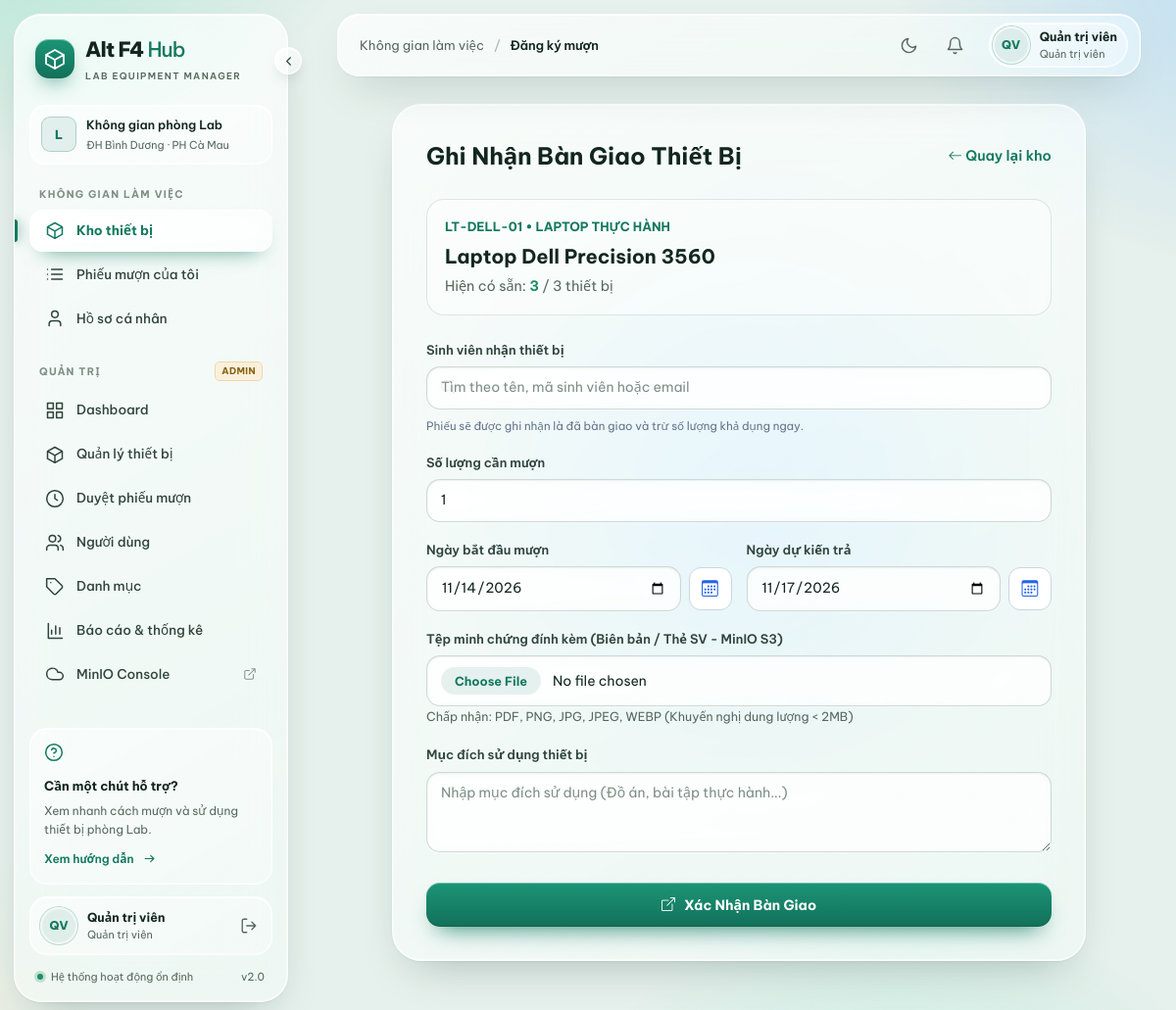
The page /borrow.php?device_id=3 (signed in) on the database its author committed.
### tables this page shows
CREATE TABLE IF NOT EXISTS users (
    id INT AUTO_INCREMENT PRIMARY KEY,
    fullname VARCHAR(100) NOT NULL,
    student_code VARCHAR(20) UNIQUE,
    email VARCHAR(100) UNIQUE NOT NULL,
    password VARCHAR(255) NOT NULL,
    role ENUM('admin', 'student') DEFAULT 'student',
    created_at TIMESTAMP DEFAULT CURRENT_TIMESTAMP
);

CREATE TABLE IF NOT EXISTS devices (
    id INT AUTO_INCREMENT PRIMARY KEY,
    category_id INT NOT NULL,
    code VARCHAR(50) UNIQUE NOT NULL,
    name VARCHAR(150) NOT NULL,
    quantity INT NOT NULL DEFAULT 0,
    available_qty INT NOT NULL DEFAULT 0,
    location VARCHAR(255) NOT NULL DEFAULT 'Phòng Lab CNTT',
    status ENUM('good', 'maintenance', 'broken', 'decommissioned') NOT NULL DEFAULT 'good',
    description TEXT,
    image_key VARCHAR(255) NULL,
    manual_doc_key VARCHAR(255) NULL,
    FOREIGN KEY (category_id) REFERENCES categories(id) ON DELETE RESTRICT
);

CREATE TABLE IF NOT EXISTS categories (
    id INT AUTO_INCREMENT PRIMARY KEY,
    name VARCHAR(100) NOT NULL,
    description TEXT
);

### src/config.php (called while the page is built, shortened)
<?php
function checkLogin() {
    $userId = (int)($_SESSION['user']['id'] ?? 0);
    $stmt = $GLOBALS['pdo']->prepare('SELECT id, fullname, student_code, email, role FROM users WHERE id = ?');
    $stmt->execute([$userId]);
}

### src/borrow.php (the view, shortened to what this page needs)
<?php
require_once 'config.php';
checkLogin();
$isAdmin = ($_SESSION['user']['role'] === 'admin');
$deviceId = (int)($_GET['device_id'] ?? 0);
$stmt = $pdo->prepare("SELECT d.*, c.name as category_name FROM devices d JOIN categories c ON d.category_id = c.id WHERE d.id = ?");
$stmt->execute([$deviceId]);
$device = $stmt->fetch();
$success = '';
$today = date('Y-m-d');
$selectedStudent = null;
?>
<!DOCTYPE html>
<html lang="vi">
<head>
    <?php include __DIR__ . '/head.php'; ?>
</head>
<body>
<?php include __DIR__ . '/navbar.php'; ?>
<main class="container narrow">
<div class="form-card">
    <div style="display: flex; justify-content: space-between; align-items: center; margin-bottom: 25px;">
        <h2 style="font-weight: 700; font-size: 1.5rem; margin: 0;"><?= $isAdmin ? 'Ghi Nhận Bàn Giao Thiết Bị' : 'Phiếu Mượn Thiết Bị' ?></h2>
        <a data-return href="/device_detail.php?id=<?= $deviceId ?>" style="color: var(--accent); text-decoration: none; font-size: 0.9rem; font-weight: 600;">
            <i class="bi bi-arrow-left"></i> Quay lại kho
        </a>
    </div>
    <?php if ($success): ?>
        <div class="alert alert-success">
            <i class="bi bi-check-circle-fill me-1"></i> <?= htmlspecialchars($success) ?><br><br>
            <a href="<?= $isAdmin ? '/admin/requests.php?status=approved' : '/my_borrows.php' ?>" style="color: #065F46; font-weight: bold;"><?= $isAdmin ? 'Xem danh sách thiết bị đang cho mượn' : 'Xem danh sách phiếu mượn của bạn' ?> &rarr;</a>
        </div>
    <?php else: ?>
    <div style="background: rgba(255,255,255,0.6); padding: 18px; border-radius: 18px; margin-bottom: 25px; border: 1px solid rgba(255,255,255,0.8);">
        <div style="font-size: 0.8rem; color: var(--accent); font-weight: 700; text-transform: uppercase;">
            <?= htmlspecialchars($device['code']) ?> • <?= htmlspecialchars($device['category_name']) ?>
        </div>
        <div style="font-size: 1.25rem; font-weight: 700; margin: 4px 0;"><?= htmlspecialchars($device['name']) ?></div>
        <div style="font-size: 0.9rem; color: #64748B;">
            Hiện có sẵn: <strong style="color: #059669;"><?= $device['available_qty'] ?></strong> / <?= $device['quantity'] ?> thiết bị
        </div>
    </div>
    <form method="POST" enctype="multipart/form-data">
        <?php if ($isAdmin): ?>
            <div class="form-group">
                <label for="student-search">Sinh viên nhận thiết bị</label>
                <div class="student-picker">
                    <div class="student-search-wrap" id="student-search-wrap" <?= $selectedStudent ? 'hidden' : '' ?>>
                        <i class="bi bi-search student-search-icon" aria-hidden="true"></i>
                        <input type="search" id="student-search" class="form-control" placeholder="Tìm theo tên, mã sinh viên hoặc email" autocomplete="off" aria-autocomplete="list" aria-controls="student-results" aria-expanded="false" <?= $selectedStudent ? '' : 'required' ?>>
                    </div>
                </div>
                <small style="display:block; margin-top:8px; color:#64748B">Phiếu sẽ được ghi nhận là đã bàn giao và trừ số lượng khả dụng ngay.</small>
            </div>
        <?php endif; ?>
        <div class="form-group">
            <label>Số lượng cần mượn</label>
            <input type="number" name="quantity" class="form-control" min="1" max="<?= $device['available_qty'] ?>" value="1" required>
        </div>
        <div style="display: grid; grid-template-columns: 1fr 1fr; gap: 15px;">
            <div class="form-group">
                <label>Ngày bắt đầu mượn</label>
                <div class="date-picker-field">
                    <input type="date"
                           id="borrow_date"
                           name="borrow_date"
                           class="form-control"
                           min="<?= $today ?>"
                           value="<?= $today ?>"
                           onchange="updateReturnDateMin()"
                           required>
                    <button type="button" class="date-picker-trigger" data-date-picker="borrow_date" aria-label="Mở lịch chọn ngày bắt đầu mượn" title="Chọn ngày">
                        <i class="bi bi-calendar3" aria-hidden="true"></i>
                    </button>
                </div>
            </div>
            <div class="form-group">
                <label>Ngày dự kiến trả</label>
                <div class="date-picker-field">
                    <input type="date"
                           id="expected_return_date"
                           name="expected_return_date"
                           class="form-control"
                           min="<?= $today ?>"
                           value="<?= date('Y-m-d', strtotime('+3 days')) ?>"
                           required>
                    <button type="button" class="date-picker-trigger" data-date-picker="expected_return_date" aria-label="Mở lịch chọn ngày dự kiến trả" title="Chọn ngày">
                        <i class="bi bi-calendar3" aria-hidden="true"></i>
                    </button>
                </div>
            </div>
        </div>
        <div class="form-group">
            <label>Tệp minh chứng đính kèm (Biên bản / Thẻ SV - MinIO S3)</label>
            <input type="file" name="handover_doc" class="form-control" accept=".pdf,.png,.jpg,.jpeg,.webp">
            <small style="color: #64748B; font-size: 0.78rem;">Chấp nhận: PDF, PNG, JPG, JPEG, WEBP (Khuyến nghị dung lượng &lt; 2MB)</small>
        </div>
        <div class="form-group">
            <label>Mục đích sử dụng thiết bị</label>
            <textarea name="note" class="form-control" rows="3" placeholder="Nhập mục đích sử dụng (Đồ án, bài tập thực hành...)"></textarea>
        </div>
        <button type="submit" class="btn-submit">
            <i class="bi <?= $isAdmin ? 'bi-box-arrow-up-right' : 'bi-send-fill' ?> me-1"></i> <?= $isAdmin ? 'Xác Nhận Bàn Giao' : 'Gửi Yêu Cầu Mượn' ?>
        </button>
    </form>
    <?php endif; ?>
</div>
</main>
</body>
</html>

### src/navbar.php (shortened to what this page needs)
<?php
require_once __DIR__ . '/ui.php';
$current_page    = basename($_SERVER['PHP_SELF']);
$is_admin_folder = strpos($_SERVER['PHP_SELF'], '/admin/') !== false;
$user            = $_SESSION['user'] ?? null;
$navIsAdmin = ($user && $user['role'] === 'admin');
$navKey     = ($is_admin_folder ? 'admin/' : '') . $current_page;
$navTitles = [
    'index.php'              => 'Kho thiết bị',
    'device_detail.php'      => 'Chi tiết thiết bị',
    'borrow.php'             => 'Đăng ký mượn',
    'my_borrows.php'         => 'Phiếu mượn của tôi',
    'request_detail.php'     => 'Chi tiết phiếu mượn',
    'profile.php'            => 'Hồ sơ cá nhân',
    'admin/index.php'        => 'Dashboard',
    'admin/devices.php'      => 'Quản lý thiết bị',
    'admin/device_edit.php'  => 'Chỉnh sửa thiết bị',
    'admin/categories.php'   => 'Danh mục',
    'admin/requests.php'     => 'Duyệt phiếu mượn',
    'admin/users.php'        => 'Người dùng',
    'admin/reports.php'      => 'Báo cáo & thống kê',
];
$navTitle = $navTitles[$navKey] ?? 'Alt F4 Hub';
$navOn = [
    'kho'   => in_array($navKey, ['index.php', 'device_detail.php', 'borrow.php']),
    'mine'  => ($navKey === 'my_borrows.php') || ($navKey === 'request_detail.php' && !$navIsAdmin),
    'prof'  => ($navKey === 'profile.php'),
    'dash'  => ($navKey === 'admin/index.php'),
    'dev'   => in_array($navKey, ['admin/devices.php', 'admin/device_edit.php']),
    'req'   => ($navKey === 'admin/requests.php') || ($navKey === 'request_detail.php' && $navIsAdmin),
    'users' => ($navKey === 'admin/users.php'),
    'cat'   => ($navKey === 'admin/categories.php'),
    'rep'   => ($navKey === 'admin/reports.php'),
];
$navCls = [];
$navCur = [];
foreach ($navOn as $k => $on) {
    $navCls[$k] = $on ? 'is-active' : '';
    $navCur[$k] = $on ? 'aria-current="page"' : '';
}
$navAlert   = 0;
if ($user && isset($pdo)) {
    try {
        if ($navIsAdmin) {
            $navPending = (int)$pdo->query("SELECT COUNT(*) FROM borrow_requests WHERE status = 'pending'")->fetchColumn();
            $navAlert   = $navPending;
        } else {
            $navSt = $pdo->prepare("SELECT COUNT(*) FROM borrow_requests WHERE user_id = ? AND status = 'approved' AND DATEDIFF(expected_return_date, CURDATE()) <= 2");
            $navSt->execute([$user['id']]);
            $navAlert = (int)$navSt->fetchColumn();
        }
    } catch (Throwable $e) {
    }
}
$navAlertHref  = $navIsAdmin ? '/admin/requests.php?status=pending' : '/my_borrows.php?status=approved';
$navAlertLabel = $navIsAdmin ? 'phiếu mượn đang chờ duyệt' : 'thiết bị sắp hoặc đã quá hạn trả';
$navInit = '';
if ($user) {
    $navParts = preg_split('/\s+/u', trim($user['fullname']));
    $navInit  = mb_substr($navParts[0], 0, 1, 'UTF-8');
    if (count($navParts) > 1) {
        $navInit .= mb_substr($navParts[count($navParts) - 1], 0, 1, 'UTF-8');
    }
    $navInit = mb_strtoupper($navInit, 'UTF-8');
}
$navRole = ($user && $user['role'] === 'admin') ? 'Quản trị viên' : (($user && !empty($user['student_code'])) ? $user['student_code'] : 'Sinh viên');
?>
<div class="t-dock" id="tDock">
<aside class="t-side" id="tSide" aria-label="Điều hướng chính">
    <a class="t-brand" href="/index.php" title="Alt F4 Hub">
        <span class="t-brand-icon"><?= ic('box', 24) ?></span>
        <span class="t-brand-text">Alt F4<span class="t-brand-hub"> Hub</span><small>Lab equipment manager</small></span>
    </a>
    <div class="t-workspace">
        <span class="t-workspace-icon">L</span>
        <div>Không gian phòng Lab<small>ĐH Bình Dương · PH Cà Mau</small></div>
    </div>
    <p class="t-label"><b>Không gian làm việc</b></p>
    <nav class="t-navlist">
        <a class="t-nav <?= $navCls['kho'] ?>" href="/index.php" title="Kho thiết bị" <?= $navCur['kho'] ?>><?= ic('box') ?><span>Kho thiết bị</span></a>
        <a class="t-nav <?= $navCls['mine'] ?>" href="/my_borrows.php" title="Phiếu mượn của tôi" <?= $navCur['mine'] ?>><?= ic('list') ?><span>Phiếu mượn của tôi</span></a>
        <a class="t-nav <?= $navCls['prof'] ?>" href="/profile.php" title="Hồ sơ cá nhân" <?= $navCur['prof'] ?>><?= ic('user') ?><span>Hồ sơ cá nhân</span></a>
    </nav>
    <?php if ($navIsAdmin): ?>
    <p class="t-label t-label-admin"><b>Quản trị</b> <span>Admin</span></p>
    <nav class="t-navlist">
        <a class="t-nav <?= $navCls['dash'] ?>" href="/admin/index.php" title="Dashboard" <?= $navCur['dash'] ?>><?= ic('grid') ?><span>Dashboard</span></a>
        <a class="t-nav <?= $navCls['dev'] ?>" href="/admin/devices.php" title="Quản lý thiết bị" <?= $navCur['dev'] ?>><?= ic('box') ?><span>Quản lý thiết bị</span></a>
        <a class="t-nav <?= $navCls['req'] ?>" href="/admin/requests.php" title="Duyệt phiếu mượn" <?= $navCur['req'] ?>><?= ic('clock') ?><span>Duyệt phiếu mượn</span></a>
        <a class="t-nav <?= $navCls['users'] ?>" href="/admin/users.php" title="Người dùng" <?= $navCur['users'] ?>><?= ic('users') ?><span>Người dùng</span></a>
        <a class="t-nav <?= $navCls['cat'] ?>" href="/admin/categories.php" title="Danh mục" <?= $navCur['cat'] ?>><?= ic('tag') ?><span>Danh mục</span></a>
        <a class="t-nav <?= $navCls['rep'] ?>" href="/admin/reports.php" title="Báo cáo &amp; thống kê" <?= $navCur['rep'] ?>><?= ic('chart') ?><span>Báo cáo &amp; thống kê</span></a>
        <a class="t-nav" href="http://localhost:9001" target="_blank" rel="noopener" title="Mở MinIO S3 Console"><?= ic('cloud') ?><span>MinIO Console</span><?= ic('external', 14) ?></a>
    </nav>
    <?php endif; ?>
    <div class="t-side-bottom">
        <div class="t-help">
            <span class="t-help-icon"><?= ic('help') ?></span>
            <b>Cần một chút hỗ trợ?</b>
            <p>Xem nhanh cách mượn và sử dụng thiết bị phòng Lab.</p>
            <button type="button" data-toast="Chọn thiết bị → Đăng ký mượn → Chờ quản trị viên duyệt → Nhận thiết bị và trả đúng hạn.">Xem hướng dẫn <?= ic('arrow', 15) ?></button>
        </div>
        <?php if ($user): ?>
        <div class="t-me">
            <a class="t-me-link" href="/profile.php" title="Xem hồ sơ &amp; đổi mật khẩu">
                <span class="t-avatar"><?= t_esc($navInit) ?></span>
                <span class="t-me-text"><b><?= t_esc($user['fullname']) ?></b><small><?= t_esc($navRole) ?></small></span>
            </a>
            <form method="POST" action="/logout.php">
                <button type="submit" class="t-me-out" title="Đăng xuất" aria-label="Đăng xuất"><?= ic('logout', 18) ?></button>
            </form>
        </div>
        <?php endif; ?>
        <div class="t-side-foot"><span class="t-dot"></span><span class="t-side-foot-text">Hệ thống hoạt động ổn định</span><span class="t-side-foot-ver">v2.0</span></div>
    </div>
</aside>
<button type="button" class="t-dock-toggle" data-side-toggle aria-controls="tSide" aria-expanded="true" aria-label="Thu gọn thanh bên" title="Thu gọn / mở rộng thanh bên"><?= ic('chevron', 15) ?></button>
</div>
<header class="t-top">
    <div class="t-crumb"><span class="t-crumb-root">Không gian làm việc</span><span class="t-crumb-sep">/</span><b><?= t_esc($navTitle) ?></b></div>
    <div class="t-top-right">
        <button type="button" class="t-icon-btn t-theme-btn" data-theme-toggle aria-label="Đổi giao diện sáng / tối" title="Đổi giao diện sáng / tối"><?= ic('sun', 19) ?><?= ic('moon', 19) ?></button>
        <a class="t-icon-btn t-bell" href="<?= $navAlertHref ?>" aria-label="Thông báo: <?= $navAlert ?> <?= $navAlertLabel ?>" title="<?= $navAlert ?> <?= $navAlertLabel ?>"><?= ic('bell', 19) ?><?php if ($navAlert > 0): ?><i class="t-bell-dot"></i><?php endif; ?></a>
        <?php if ($user): ?>
        <a class="t-user" href="/profile.php" title="Hồ sơ cá nhân">
            <span class="t-avatar"><?= t_esc($navInit) ?></span>
            <span class="t-user-text"><b><?= t_esc($user['fullname']) ?></b><small><?= t_esc($navRole) ?></small></span>
        </a>
        <?php endif; ?>
    </div>
</header>

### src/borrow.php (style rules this page uses)
.date-picker-field { display: flex; align-items: center; gap: 8px; }
.date-picker-field .form-control { flex: 1; min-width: 0; margin-bottom: 0; }
.date-picker-trigger { flex: 0 0 44px; height: 44px; border: 1px solid #CBD5E1; border-radius: 12px; background: #fff; color: #2563EB; font-size: 1.05rem; cursor: pointer; }
.student-picker { position: relative; }
.student-search-wrap { position: relative; }
.student-search-icon { position: absolute; left: 15px; top: 50%; transform: translateY(-50%); color: #718096; pointer-events: none; }
.student-search-wrap .form-control { padding-left: 42px; margin-bottom: 0; }

### rows shown on the page
users: fullname "QV", fullname "Quản trị viên", role "Quản trị viên"
devices: code "LT-DELL-01", category.name "LAPTOP THỰC HÀNH", name "Laptop Dell Precision 3560", available_qty "3", quantity "3"

### other values the page prints
t_esc($navTitle) "Đăng ký mượn"
